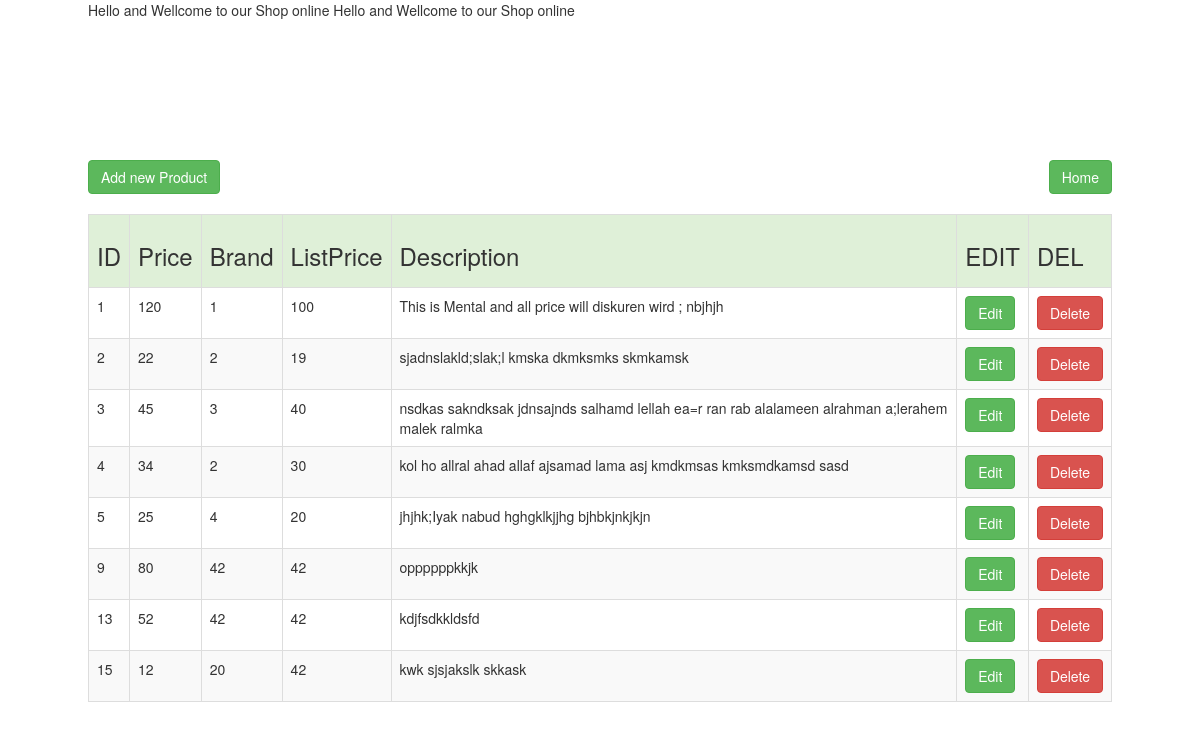
The app's page /showproducts.php with its own data.
### tables this page shows
CREATE TABLE `product` (
  `ID` int(11) NOT NULL,
  `tittle` varchar(255) DEFAULT NULL,
  `price` decimal(10,0) NOT NULL,
  `list_price` decimal(10,0) NOT NULL,
  `brand` int(11) NOT NULL,
  `categories` varchar(255) DEFAULT NULL,
  `image` varchar(255) DEFAULT NULL,
  `description` text NOT NULL
);

### product.php (called while the page is built, shortened)
<?php
include "inc/database.php";
include "inc/head.php";
?>

### inc/database.php (called while the page is built, shortened)
<?php
class Database
{
private $dbhost="localhost";
private $dbname="shopping";
private $username="root";
private $password="";
public $pdo;
public function __construct()
{
	if(!isset($this->pdo))
	{
		try
		{
			$link=new PDO("mysql:host=".$this->dbhost.";dbname=".$this->dbname,$this->username,$this->password);
			$link->setAttribute(PDO::ATTR_ERRMODE, PDO::ERRMODE_EXCEPTION);
			$link->exec("SET CHARACTER SET utf8");
			$this->pdo=$link;
		}
		catch (PDOException $e)
		{
			die("Failed to access Database".$e->getMessage());
		}
			return $this->pdo;
	}
}
public function selectall($tablename)
{
	$sql="select * from  ".$tablename;
	$query=$this->pdo->prepare($sql);
	$query->execute();
	return $query;
}
}
?>

### showproducts.php (the view, shortened to what this page needs)
<?php
include "product.php";
include "inc/head.php";
	$tbl="product";
	$db=new Database();
	$show=$db->selectall($tbl);
?>
 	<table class='table table-striped table-hover table-responsive table-bordered'>
     	<tr>
		  <td class="success"><h3>ID</h3>  </td>
		  <td class="success"> <h3>Price</h3>  </td>
		  <td class="success"> <h3>Brand</h3></td>
		  <td class="success"> <h3>ListPrice</h3> </td>
		  <td class="success">  <h3>Description</h3></td>
		  <td class="success">  <h3>EDIT</h3></td>
		  <td class="success">  <h3>DEL</h3></td>
 		</tr>
	<?php foreach($show as $data) { ?>
		<tr>
		  <td><?php echo $data['ID'] ?></td>
		  <td><?php echo $data['price'] ?></td>
		  <td><?php echo $data['brand'] ?></td>
		  <td><?php echo $data['list_price'] ?></td>
		  <td><?php  echo $data['description'] ?></td>
		  <td><a class="btn btn-success" href="edit.php?id=<?php echo $data['ID'] ?>">Edit</a></td>
		  <td><a class="btn btn-danger" href="delete.php?id=<?php echo $data['ID'] ?>">Delete</a></td>
 		</tr>
	<?php }; ?>
 	    <a class="btn btn-success" href="addproduct.php" role="button">Add new Product</a>
	    <a class="btn btn-success pull-right" href="index.php" role="button">Home</a>
</table>

### inc/head.php
<!DOCTYPE HTML>
<html>
<head>
	<tittle> Hello and Wellcome to our Shop online</tittle>
    <link href="css/font-awesome.css" rel="stylesheet">
    <link href="css/bootstrap.css" rel="stylesheet">
    <link href="css/mystyle.css" rel="stylesheet">
</head>
<body>

### css/mystyle.css (style rules this page uses)
body { width:1024px; margin:0px auto; padding:0px; }

### records on screen
product: ID "1", price "120", brand "1", list_price "100", description "This is Mental and all price will diskuren wird ; nbjhjh"
product: ID "2", price "22", brand "2", list_price "19", description "sjadnslakld;slak;l kmska dkmksmks skmkamsk"
product: ID "3", price "45", brand "3", list_price "40", description "nsdkas sakndksak jdnsajnds salhamd lellah ea=r ran rab alalameen alrahman a;lerahem malek ralmka"
product: ID "4", price "34", brand "2", list_price "30", description "kol ho allral ahad allaf ajsamad lama asj kmdkmsas kmksmdkamsd sasd"
product: ID "5", price "25", brand "4", list_price "20", description "jhjhk;Iyak nabud hghgklkjjhg bjhbkjnkjkjn"
product: ID "9", price "80", brand "42", list_price "42", description "oppppppkkjk"
product: ID "13", price "52", brand "42", list_price "42", description "kdjfsdkkldsfd"
product: ID "15", price "12", brand "20", list_price "42", description "kwk sjsjakslk skkask"
